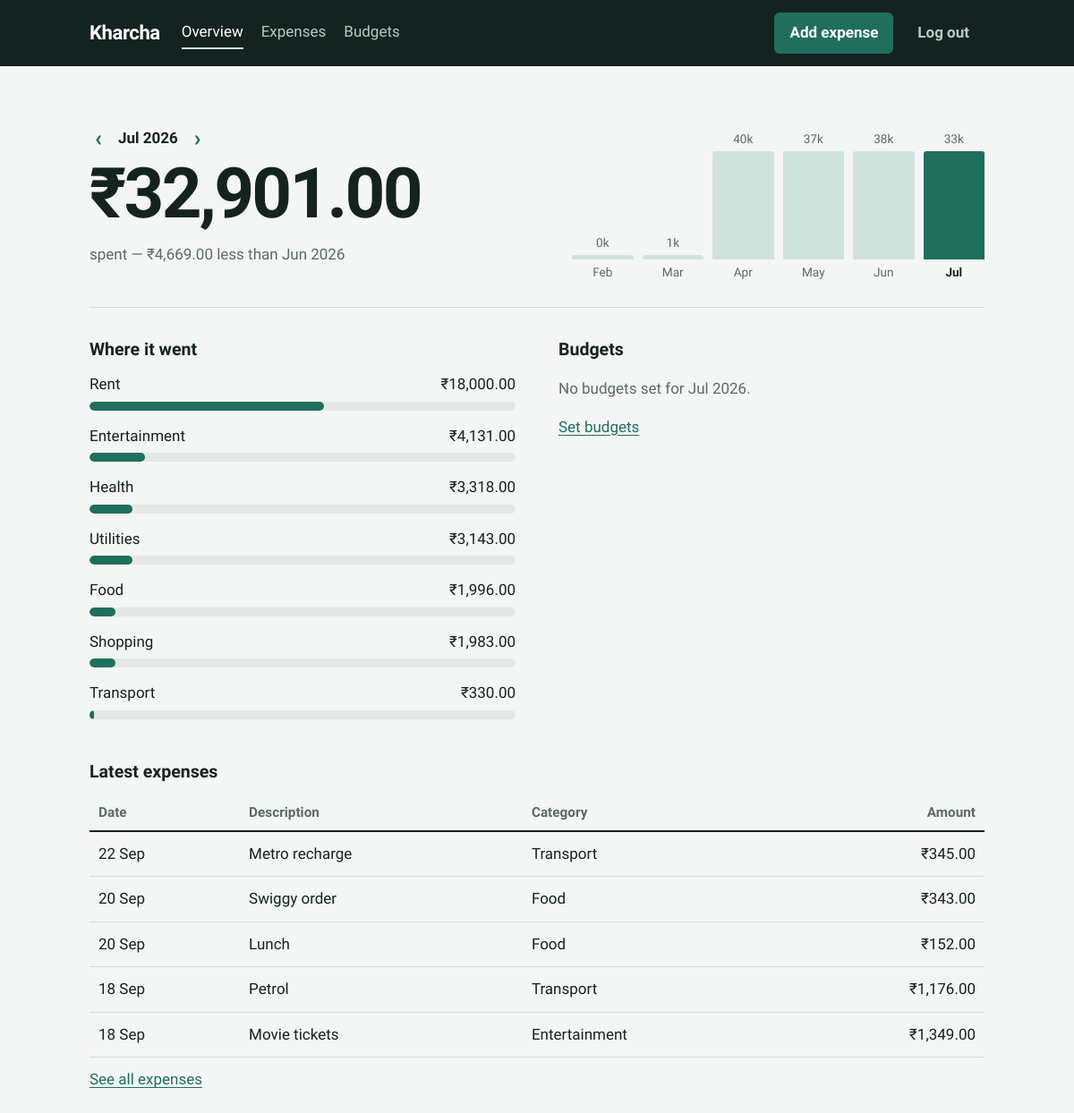
/?month=2026-07 (signed in), run on the app's committed database.
### expense_tracker/models.py (models this page shows, shortened)
class Category(db.Model):
    __tablename__ = "categories"
    __table_args__ = (db.UniqueConstraint("user_id", "name", name="uq_category_user_name"),)
    id = db.Column(db.Integer, primary_key=True)
    user_id = db.Column(db.Integer, db.ForeignKey("users.id"), nullable=False)
    name = db.Column(db.String(40), nullable=False)

class Expense(db.Model):
    __tablename__ = "expenses"
    __table_args__ = (
        db.CheckConstraint("amount_paise > 0", name="ck_expense_amount_positive"),
        db.Index("ix_expenses_user_date", "user_id", "spent_on"),
    )
    id = db.Column(db.Integer, primary_key=True)
    user_id = db.Column(db.Integer, db.ForeignKey("users.id"), nullable=False)
    category_id = db.Column(db.Integer, db.ForeignKey("categories.id"), nullable=False)
    description = db.Column(db.String(200), nullable=False)
    amount_paise = db.Column(db.Integer, nullable=False)
    spent_on = db.Column(db.Date, nullable=False)
    created_at = db.Column(db.DateTime, default=_now, nullable=False)
    category = db.relationship("Category")

### expense_tracker/main.py (the view)
@bp.route("/")
@login_required
def dashboard():
    month = parse_month(request.args.get("month")) or current_month()
    summary = reports.dashboard_summary(current_user.id, month)
    return render_template(
        "dashboard.html",
        month=month,
        prev_month=shift_month(month, -1),
        next_month=shift_month(month, 1),
        is_current=month == current_month(),
        recent=services.recent_expenses(current_user.id),
        **summary,
    )

### expense_tracker/reports.py (called while the page is built)
def _rows(sql, params):
    return [dict(row._mapping) for row in db.session.execute(text(sql), params)]

def _range(month):
    start, end = month_bounds(month)
    return start.isoformat(), end.isoformat()

def month_total(user_id, month):
    start, end = _range(month)
    sql = """
        SELECT COALESCE(SUM(amount_paise), 0) AS total
        FROM expenses
        WHERE user_id = :uid AND spent_on >= :start AND spent_on < :end
    """
    return db.session.execute(text(sql), {"uid": user_id, "start": start, "end": end}).scalar()

def spend_by_category(user_id, month):
    start, end = _range(month)
    sql = """
        SELECT c.name AS category, SUM(e.amount_paise) AS total, COUNT(*) AS n
        FROM expenses e
        JOIN categories c ON c.id = e.category_id
        WHERE e.user_id = :uid AND e.spent_on >= :start AND e.spent_on < :end
        GROUP BY c.id, c.name
        ORDER BY total DESC
    """
    return _rows(sql, {"uid": user_id, "start": start, "end": end})

def monthly_trend(user_id, end_month, months=6):
    first = shift_month(end_month, -(months - 1))
    start = month_bounds(first)[0].isoformat()
    end = month_bounds(end_month)[1].isoformat()
    sql = """
        SELECT strftime('%Y-%m', spent_on) AS month, SUM(amount_paise) AS total
        FROM expenses
        WHERE user_id = :uid AND spent_on >= :start AND spent_on < :end
        GROUP BY month
    """
    totals = {r["month"]: r["total"] for r in _rows(sql, {"uid": user_id, "start": start, "end": end})}
    series = []
    for i in range(months):
        m = shift_month(first, i)
        series.append({"month": m, "label": month_label(m, short=True), "total": totals.get(m, 0)})
    peak = max((p["total"] for p in series), default=0)
    for p in series:
        p["pct"] = round(p["total"] * 100 / peak) if peak else 0
    return series

def dashboard_summary(user_id, month):
    by_category = spend_by_category(user_id, month)
    total = sum(r["total"] for r in by_category)
    for r in by_category:
        r["pct"] = round(r["total"] * 100 / total) if total else 0
    return {
        "total": total,
        "prev_total": month_total(user_id, shift_month(month, -1)),
        "by_category": by_category,
        "budgets": budget_status(user_id, month),
        "trend": monthly_trend(user_id, month),
    }

### expense_tracker/services.py (called while the page is built)
def recent_expenses(user_id, limit=5):
    stmt = build_expense_query(user_id, {}).limit(limit)
    return db.session.scalars(stmt).all()

### expense_tracker/templates/dashboard.html (shortened to what this page needs)
{% extends "base.html" %}
{% block content %}
<section class="hero">
  <div class="hero-figure">
    <div class="month-switch">
      <a href="{{ url_for('main.dashboard', month=prev_month) }}" aria-label="Previous month">&lsaquo;</a>
      <span>{{ month|month_label }}</span>
      {% if is_current %}<span class="disabled" aria-hidden="true">&rsaquo;</span>
      {% else %}<a href="{{ url_for('main.dashboard', month=next_month) }}" aria-label="Next month">&rsaquo;</a>{% endif %}
    </div>
    <p class="big-number">{{ total|inr }}</p>
    <p class="muted">
      spent
      {% if prev_total %}
        {% set diff = total - prev_total %}
        &mdash; {{ diff|abs|inr }} {{ 'more' if diff > 0 else 'less' }} than {{ prev_month|month_label }}
      {% else %}
        &mdash; nothing recorded in {{ prev_month|month_label }} to compare with
      {% endif %}
    </p>
  </div>
  <figure class="trend" aria-label="Spending over the last six months">
    {% for p in trend %}
      <div class="trend-col {% if p.month == month %}is-selected{% endif %}">
        <span class="trend-value">{{ '%.0f'|format(p.total / 100 / 1000) }}k</span>
        <span class="trend-bar" style="height: {{ [p.pct, 3]|max }}%"></span>
        <span class="trend-label">{{ p.label }}</span>
      </div>
    {% endfor %}
  </figure>
</section>
{% if not total %}
  <section class="empty">
    <h2>No expenses in {{ month|month_label }}</h2>
    <p>Add an expense to see your category breakdown and budget progress here.</p>
    <a class="btn btn-primary" href="{{ url_for('main.new_expense') }}">Add expense</a>
  </section>
{% else %}
<div class="two-col">
  <section>
    <h2>Where it went</h2>
    <ul class="bars">
      {% for row in by_category %}
      <li>
        <div class="bar-head"><span>{{ row.category }}</span><span class="num">{{ row.total|inr }}</span></div>
        <div class="track"><div class="fill" style="width: {{ row.pct }}%"></div></div>
      </li>
      {% endfor %}
    </ul>
  </section>
  <section>
    <h2>Budgets</h2>
    {% if budgets %}
    <ul class="bars">
      {% for b in budgets %}
      <li>
        <div class="bar-head">
          <span>{{ b.category }}</span>
          <span class="num">{{ b.spent|inr }} of {{ b.budget_limit|inr }}</span>
        </div>
        <div class="track"><div class="fill fill-{{ b.status }}" style="width: {{ b.pct }}%"></div></div>
        <p class="bar-note note-{{ b.status }}">
          {% if b.status == 'over' %}Over budget by {{ (-b.remaining)|inr }}
          {% elif b.status == 'warn' %}Only {{ b.remaining|inr }} left
          {% else %}{{ b.remaining|inr }} left{% endif %}
        </p>
      </li>
      {% endfor %}
    </ul>
    {% else %}
      <p class="muted">No budgets set for {{ month|month_label }}.</p>
    {% endif %}
    <a href="{{ url_for('main.budgets', month=month) }}">Set budgets</a>
  </section>
</div>
{% endif %}
{% if recent %}
<section>
  <h2>Latest expenses</h2>
  <table class="table">
    <thead><tr><th>Date</th><th>Description</th><th>Category</th><th class="right">Amount</th></tr></thead>
    <tbody>
    {% for e in recent %}
      <tr>
        <td>{{ e.spent_on.strftime('%d %b') }}</td>
        <td>{{ e.description }}</td>
        <td>{{ e.category.name }}</td>
        <td class="right num">{{ e.amount_paise|inr }}</td>
      </tr>
    {% endfor %}
    </tbody>
  </table>
  <a href="{{ url_for('main.expenses') }}">See all expenses</a>
</section>
{% endif %}
{% endblock %}

### expense_tracker/static/style.css (style rules this page uses)
:root { --paper: #F4F6F5; --surface: #FFFFFF; --ink: #14231F; --muted: #5B6B66; --line: #D3DBD7; --green: #1F6F5C; --green-soft: #CFE3DC; --amber: #B7791F; --red: #B3372B; --radius: 6px; }
* { box-sizing: border-box; }
html { font-size: 17px; }
body { margin: 0; background: var(--paper); color: var(--ink); font-family: "Bricolage Grotesque", system-ui, -apple-system, "Segoe UI", Roboto, sans-serif; line-height: 1.5; font-variant-numeric: tabular-nums; }
h2 { font-size: 1.15rem; margin: 0 0 12px; font-weight: 600; }
a { color: var(--green); text-underline-offset: 3px; }
.muted { color: var(--muted); }
.num { font-variant-numeric: tabular-nums; white-space: nowrap; }
.right { text-align: right; }
.hero { display: grid; grid-template-columns: 1.1fr 1fr; gap: 32px; align-items: end; padding: 36px 0 28px; border-bottom: 1px solid var(--line); }
.month-switch { display: inline-flex; align-items: center; gap: 12px; font-weight: 600; margin-bottom: 4px; }
.month-switch a, .month-switch .disabled { font-size: 1.5rem; line-height: 1; text-decoration: none; padding: 0 6px; }
.big-number { font-size: clamp(2.6rem, 8vw, 4.6rem); font-weight: 800; letter-spacing: -0.035em; line-height: 1; margin: 6px 0 10px; }
.trend { margin: 0; display: flex; gap: 10px; height: 170px; align-items: stretch; }
.trend-col { flex: 1; display: flex; flex-direction: column; justify-content: flex-end; align-items: center; gap: 4px; min-width: 0; }
.trend-bar { width: 100%; background: var(--green-soft); border-radius: 3px 3px 0 0; display: block; }
.trend-col.is-selected .trend-bar { background: var(--green); }
.trend-value, .trend-label { font-size: 0.8rem; color: var(--muted); }
.trend-col.is-selected .trend-label { color: var(--ink); font-weight: 600; }
section { margin-top: 32px; }
.hero + .two-col, .two-col { display: grid; grid-template-columns: 1fr 1fr; gap: 48px; }
.two-col > section { margin-top: 32px; }
.bars { list-style: none; padding: 0; margin: 0 0 12px; display: flex; flex-direction: column; gap: 16px; }
.bar-head { display: flex; justify-content: space-between; gap: 12px; margin-bottom: 6px; }
.track { height: 10px; background: #E3E8E6; border-radius: 99px; overflow: hidden; }
.fill { height: 100%; background: var(--green); border-radius: 99px; }
.table { width: 100%; border-collapse: collapse; margin: 8px 0 12px; }
.table th { text-align: left; font-weight: 600; color: var(--muted); font-size: 0.9rem; padding: 8px 10px; border-bottom: 2px solid var(--ink); }
.table th.right { text-align: right; }
.table td { padding: 12px 10px; border-bottom: 1px solid var(--line); vertical-align: middle; }

### data on the page
Category: category "Rent", total|inr "₹18,000.00", {{ row.pct }} 55 (drawn)
Category: category "Entertainment", total|inr "₹4,131.00", {{ row.pct }} 13 (drawn)
Category: category "Health", total|inr "₹3,318.00", {{ row.pct }} 10 (drawn)
Category: category "Utilities", total|inr "₹3,143.00", {{ row.pct }} 10 (drawn)
Category: category "Food", total|inr "₹1,996.00", {{ row.pct }} 6 (drawn)
Category: category "Shopping", total|inr "₹1,983.00", {{ row.pct }} 6 (drawn)
Category: category "Transport", total|inr "₹330.00", {{ row.pct }} 1 (drawn)
Expense: spent_on "22 Sep", description "Metro recharge", category.name "Transport", amount_paise|inr "₹345.00"
Expense: spent_on "20 Sep", description "Swiggy order", category.name "Food", amount_paise|inr "₹343.00"
Expense: spent_on "20 Sep", description "Lunch", category.name "Food", amount_paise|inr "₹152.00"
Expense: spent_on "18 Sep", description "Petrol", category.name "Transport", amount_paise|inr "₹1,176.00"
Expense: spent_on "18 Sep", description "Movie tickets", category.name "Entertainment", amount_paise|inr "₹1,349.00"

### other printed values
{{ month|month_label }} "Jul 2026"
{{ total|inr }} "₹32,901.00"
{{ diff|abs|inr }} "₹4,669.00"
{{ 'more' if diff > 0 else 'less' }} "less"
{{ prev_month|month_label }} "Jun 2026"
{{ '%.0f'|format(p.total / 100 / 1000) }} "0" "1" "40" "37" "38" "33"
{{ p.label }} "Feb" "Mar" "Apr" "May" "Jun" "Jul"
